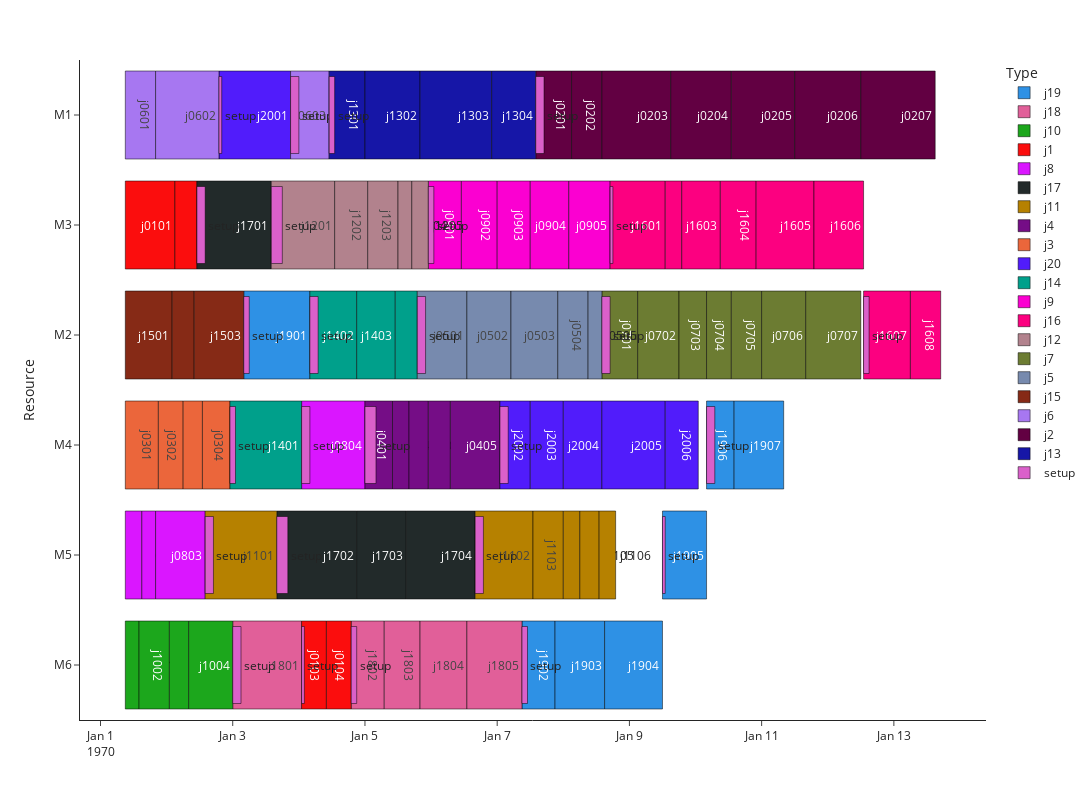
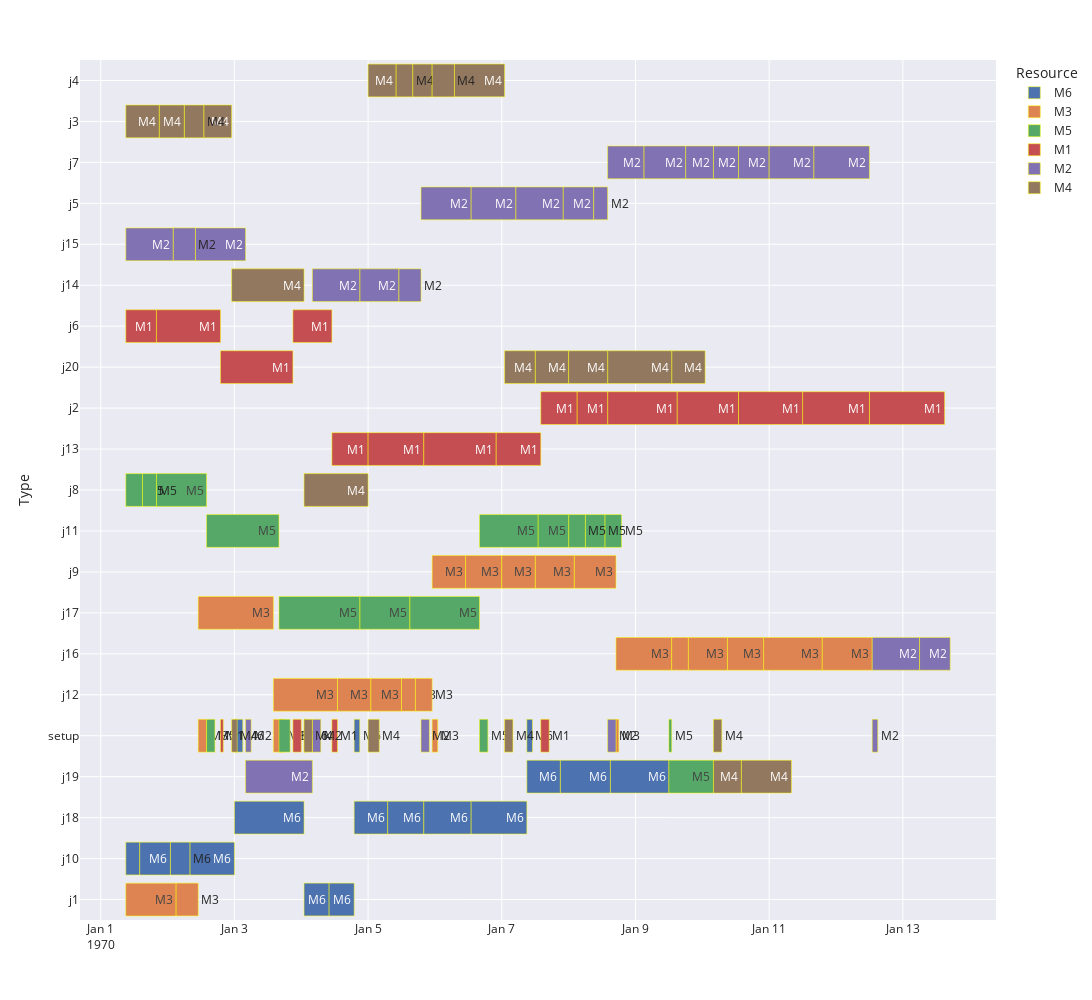
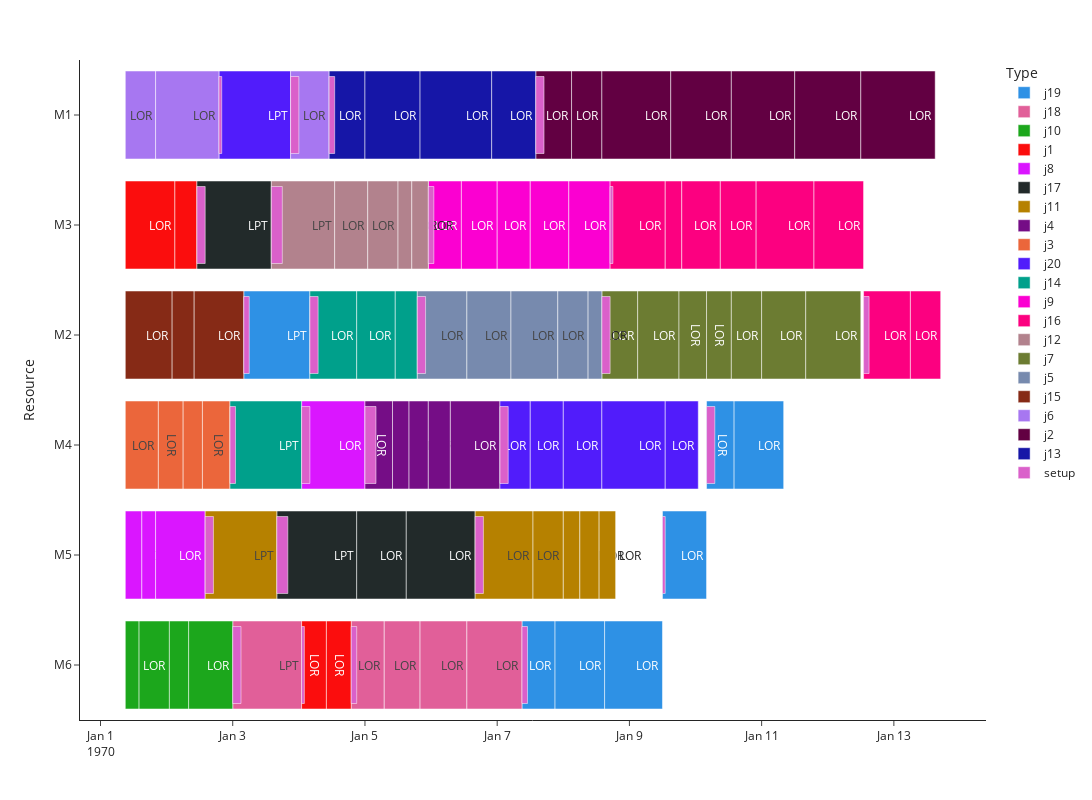
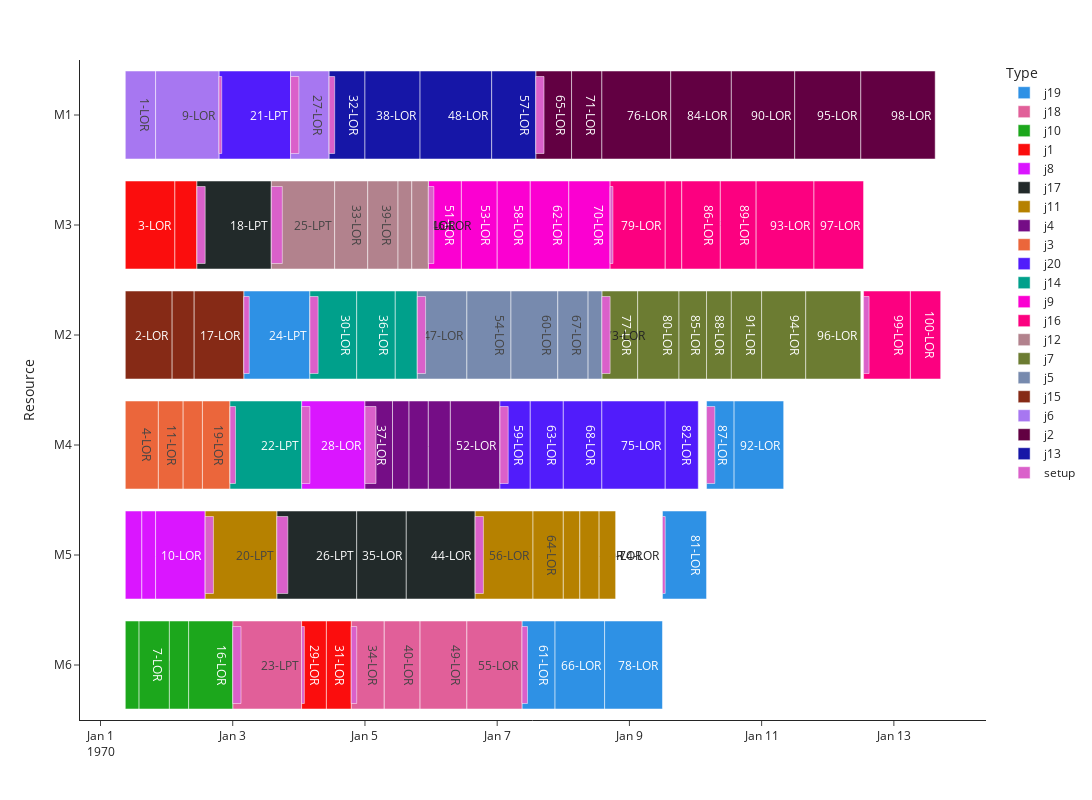

The notebook cell these images were saved under, in order:
### Code cell
# -*- coding: utf-8 -*-
"""
Created on Mon Apr  4 23:28:32 2022

@author: parkh
"""

import torch
import torch.nn as nn
import torch.nn.functional as F
import torch.optim as optim

import gym
import collections
import random
from SIM_gannt import *

learning_rate = 0.001  
gamma = 1
buffer_limit = 20000
batch_size = 16

class ReplayBuffer():
    def __init__(self):
        self.buffer = collections.deque(maxlen=buffer_limit);
    def put(self, transition):
        self.buffer.append(transition)
    def sample(self, n):
        mini_batch = random.sample(self.buffer, n)
        s_lst, a_lst, r_lst, s_prime_lst, done_mask_lst = [],[],[],[],[]
        
        for transition in mini_batch:
            s, a, r, s_prime, done_mask = transition
            s_lst.append(s)
            a_lst.append([a])
            r_lst.append([r])
            s_prime_lst.append(s_prime)
            done_mask_lst.append([done_mask])
            
        return torch.tensor(s_lst, dtype=torch. float),torch.tensor(a_lst), torch.tensor(r_lst), torch.tensor(s_prime_lst, dtype=torch. float), torch.tensor(done_mask_lst)
    
    def size(self):
        return len(self.buffer)

class Qnet(nn.Module):
    def __init__(self):
        super(Qnet, self).__init__()
        self.fc1 = nn.Linear(132,64)
        self.fc2 = nn.Linear(64,32)
        self.fc3 = nn.Linear(32,6)
        self.number_of_time_list = np.array([1 for x in range(6)])
    
    def forward(self, x):
        x = F.relu(self.fc1(x))
        x = F.relu(self.fc2(x))
        x = self.fc3(x)
        return x
    
    def sample_action(self, obs, epsilon):
        out = self.forward(obs)
        #print(out)
        out2 = out.detach().numpy()
        act_list = out2/self.number_of_time_list
        act = np.argmax(act_list)
        coin = random.random()
        if coin < epsilon:
            return random.randint(0, 5)
        else:
            return act
    def select_action(self, obs, epsilon):
        out = self.forward(obs)
        out2 = out.detach().numpy()
        act_list = out2/self.number_of_time_list
        act = np.argmax(act_list)
        return act,act_list
        
def train(q, q_target, memory, optimizer):
    for i in range(10):
        s,a,r,s_prime,done_mask = memory.sample(batch_size)
        #q.number_of_time_list[a] += 1    
        q_out = q(s)
        q_a = q_out.gather(1,a)
        max_q_prime = q_target(s_prime).max (1)[0].unsqueeze(1)
        target = r + gamma * max_q_prime * done_mask
        loss = F.smooth_l1_loss(q_a, target)
        optimizer.zero_grad()
        loss.backward()
        optimizer.step()
            
def main():
    env = FJSP_simulator('C:/Users\parkh/git_tlsgudcks/simulator/data/FJSP_SIM7_all.csv','C:/Users/parkh/FJSP_SETUP_SIM.csv',1)
    q = Qnet()
    q_target = Qnet()
    q_target.load_state_dict(q.state_dict())
    memory = ReplayBuffer()
    print_interval = 1
    q_load = 20
    score = 0.0
    optimizer = optim.Adam(q.parameters(), lr=learning_rate)
    
    for n_epi in range(1000):
        epsilon = max(0.01 , 0.08 - 0.02*(n_epi/200))
        s = env.reset()
        done = False
        score = 0.0
        while not done:
            a = q.sample_action(torch.from_numpy(s). float(), epsilon)
            s_prime, r, done = env.step(a)
            done_mask =0.0 if done else 1.0
            if done == False:
                memory.put((s,a,r,s_prime,done_mask))
                s = s_prime
                score += r
            if done:
                break
        if memory.size()>1000:
            train(q, q_target, memory, optimizer)
            
        if n_epi % print_interval==0 and n_epi!=0:
            #q_target.load_state_dict(q.state_dict())
            Flow_time, machine_utill ,util, makespan = env.performance_measure()
            print("--------------------------------------------------")
            print("flow time: {}, util : {:.3f}, makespan : {}".format(Flow_time, util, makespan))
            print("n_episode: {}, score : {:.1f}, n_buffer : {}, eps : {:.1f}%".format(n_epi, score/print_interval,memory.size(),epsilon*100))
            #score=0.0
        if n_epi % q_load ==0 and n_epi!=0:
            q_target.load_state_dict(q.state_dict())
        s = env.reset()
        done = False
        score = 0.0
    while not done:
        a, a_list = q.select_action(torch.from_numpy(s). float(), epsilon)
        print(a_list)
        print(a)
        s_prime, r, done = env.step(a)
        print(r)
        s = s_prime
        score += r
        if done:
            break
    Flow_time, machine_util, util, makespan = env.performance_measure()
    env.gannt_chart()
    return Flow_time, machine_util, util, makespan, score
Flow_time, machine_util, util, makespan, score =main()
print("FlowTime:" , Flow_time)
print("machine_util:" , machine_util)
print("util:" , util)
print("makespan:" , makespan)
print("Score" , score)
